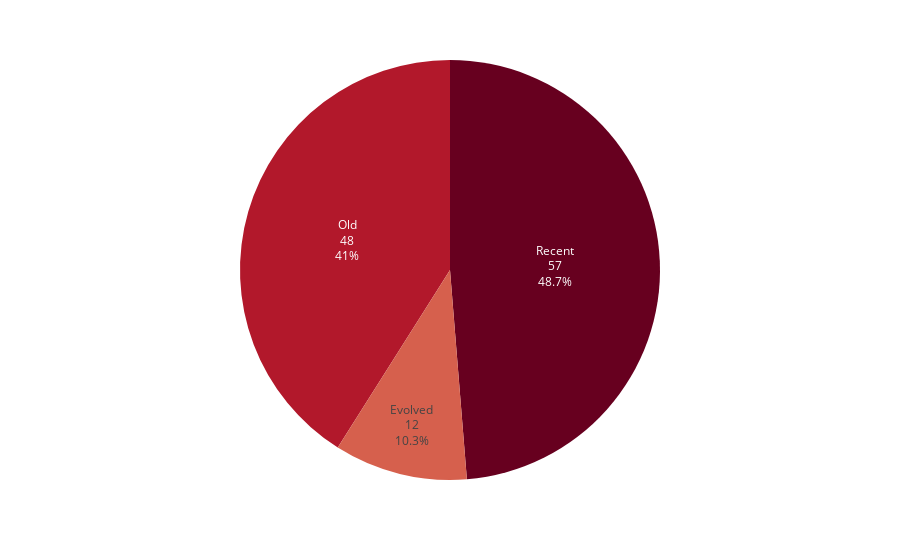

Write notebook code for a chart like this one.
### Markdown cell above
Plotting the charts:

### Code cell
import plotly.express as px
fig_cerc_subs = px.pie(list_occur_cerc, values=list_occur_cerc, names=["Recent", "Old", "Evolved"], color_discrete_sequence=px.colors.sequential.RdBu)
fig_cerc_subs.update_traces(textinfo='value+percent+label')
fig_cerc_subs.update_layout(showlegend=False)
fig_cerc_subs.show()

### Figure 1 — Plotly figure (JSON) as saved in the notebook; plotly's stock layout.template omitted (floating-point values rounded to 4 significant figures)
{"data": [{"domain": {"x": [0, 1], "y": [0, 1]}, "hovertemplate": "label=%{label}<br>value=%{value}<extra></extra>", "labels": ["Recent", "Old", "Evolved"], "legendgroup": "", "name": "", "showlegend": true, "textinfo": "value+percent+label", "type": "pie", "values": [57, 48, 12]}], "layout": {"legend": {"tracegroupgap": 0}, "margin": {"t": 60}, "piecolorway": ["rgb(103,0,31)", "rgb(178,24,43)", "rgb(214,96,77)", "rgb(244,165,130)", "rgb(253,219,199)", "rgb(247,247,247)", "rgb(209,229,240)", "rgb(146,197,222)", "rgb(67,147,195)", "rgb(33,102,172)", "rgb(5,48,97)"], "showlegend": false}}
